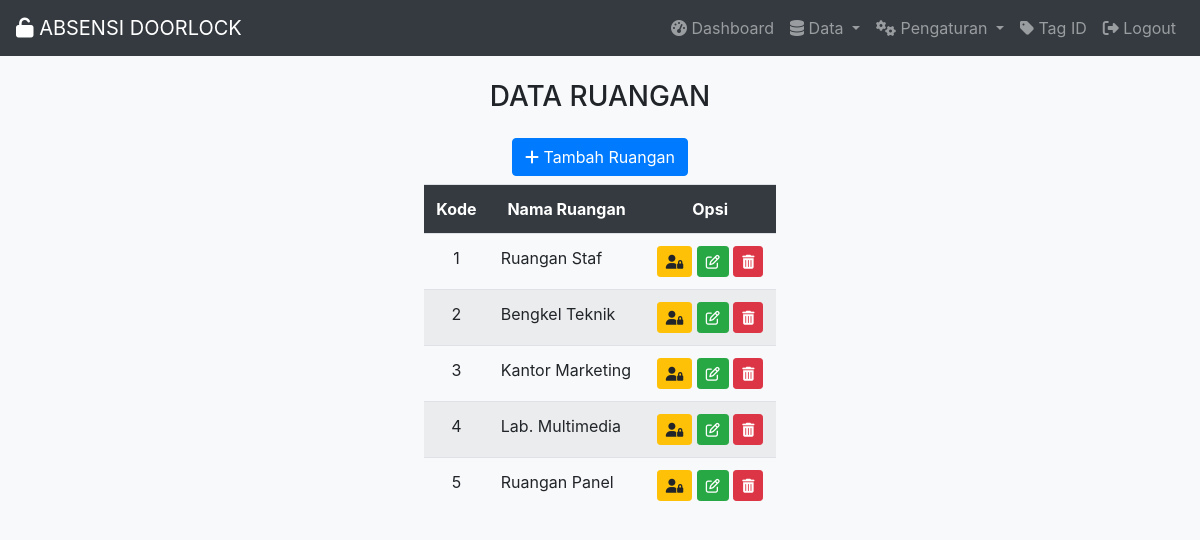
The app's page /dataruangan.php (signed in) with its own data.
### tables this page shows
CREATE TABLE `tabel_room` (
  `id_room` int(20) NOT NULL,
  `room` varchar(20) NOT NULL
);

### koneksidb.php (called while the page is built, shortened)
<?php
$server       = "localhost";
$user         = "root";
$password     = "";
$database     = "absensirfid";
$koneksi      = mysqli_connect($server, $user, $password, $database);
function query($query) {
    global $koneksi;
    $result = mysqli_query($koneksi, $query );
    $box = [];
    while( $siswa = mysqli_fetch_assoc($result) ){
    $box[] = $siswa;
    }
    return $box;
}
 ?>

### dataruangan.php (the view, shortened to what this page needs)
<?php
require "template.php";
$dataruangan    = query("SELECT * FROM tabel_room ORDER BY id_room ASC");
 ?>
<!DOCTYPE html>
<html>
<head>
</head>
<body>
	<center>
		<h3 class="mb-4 mt-2">DATA RUANGAN</h3>
   				<div class="container table-responsive-sm">
					    <button type="button" class="btn btn-primary mb-2" href="#" data-toggle="modal"data-target="#tambahruangan"><i class="fa fa-plus"></i> Tambah Ruangan
					    </button>
          </div>
          <div class="table-responsive-sm">
  					<table class="table table-striped" style="width:22rem;">
					    	<tr class="text-white bg-dark">
					    		<th class="text-center">Kode</th>
					    		<th class="text-center">Nama Ruangan</th>
					    		<th class="text-center">Opsi</th>
					    	</tr>
					     <?php
					     foreach ($dataruangan as $i) :?>
					    	<tr>
					    		<td class="text-center"><?=$i["id_room"];?></td>
					    		<td><?=$i["room"];?></td>
					    		<td class="text-center">
                       <a class="ubah btn btn-warning btn-sm" href="hakakses.php?id_room=<?=$i["id_room"];?>"><i class="fa fa-user-lock" data-toggle="tooltip" data-placement="bottom" title="Hak Akses"></i></a>
					    			   <a class="ubah btn btn-success btn-sm" href="ubahruangan.php?id_room=<?=$i["id_room"];?>" data-toggle="tooltip" data-placement="bottom" title="Ubah"><i class="fa fa-edit"></i></a>
       								 <a class="hapus btn btn-danger btn-sm alert_hapus" href="hapus.php?id_room=<?=$i["id_room"];?>" data-toggle="tooltip" data-placement="bottom" title="Hapus"><i class="fa fa-trash-alt"></i></a>
					    	    </td>
					    	</tr>
					     <?php endforeach; ?>
					 </table>
			  </div>
	</center>
</body>
</html>

### records on screen
tabel_room: id_room "1", room "Ruangan Staf"
tabel_room: id_room "2", room "Bengkel Teknik"
tabel_room: id_room "3", room "Kantor Marketing"
tabel_room: id_room "4", room "Lab. Multimedia"
tabel_room: id_room "5", room "Ruangan Panel"
